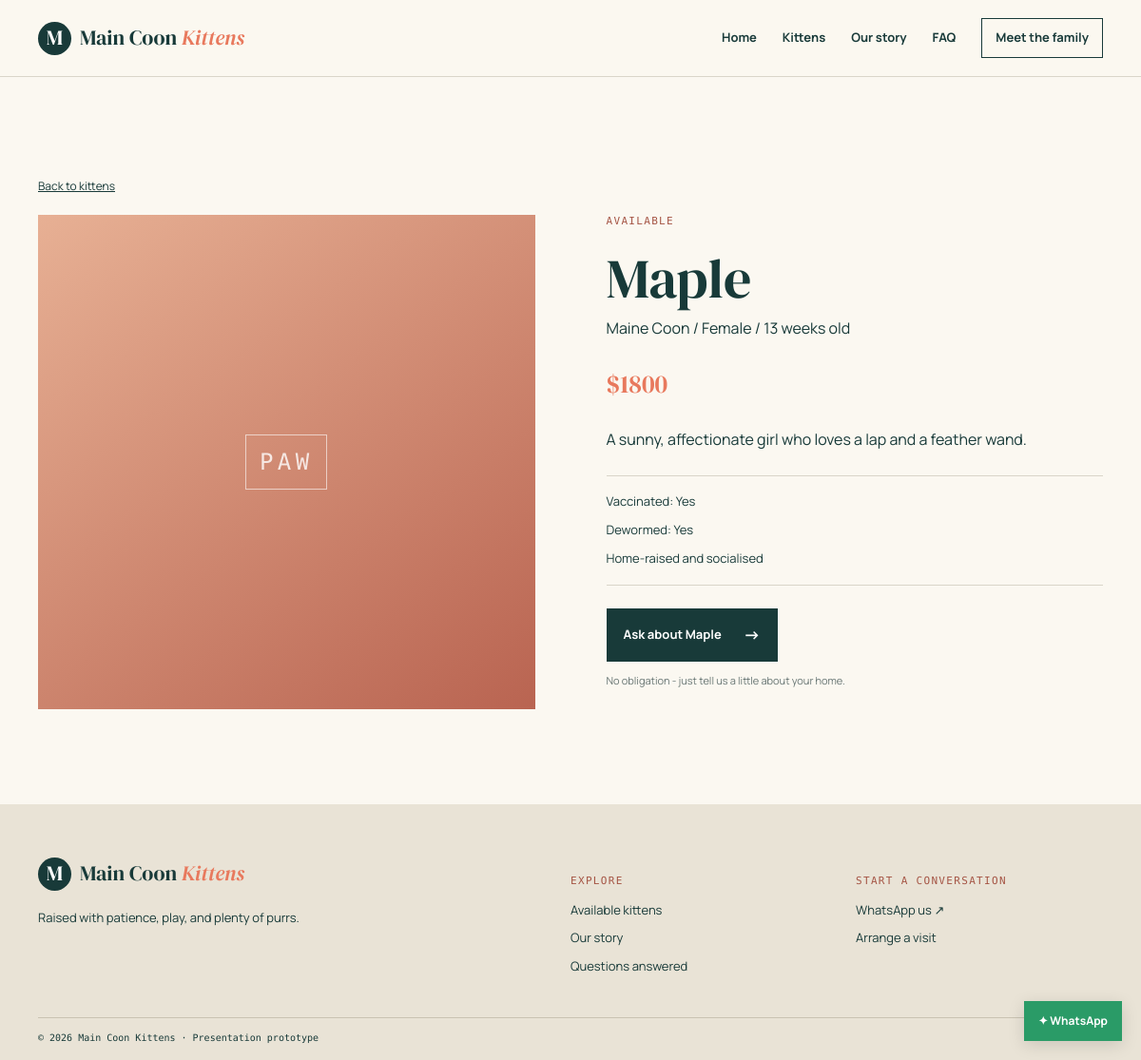
/kittens/maple/, run on the app's committed database.
### kittens/models.py (models this page shows, shortened)
class Kitten(models.Model):
    GENDER_CHOICES = [("M", "Male"), ("F", "Female")]
    STATUS_CHOICES = [("available", "Available"), ("reserved", "Reserved"), ("sold", "Placed")]
    name = models.CharField(max_length=100)
    breed = models.ForeignKey(Breed, null=True, blank=True, on_delete=models.SET_NULL)
    gender = models.CharField(max_length=1, choices=GENDER_CHOICES)
    age_weeks = models.PositiveIntegerField()
    price = models.DecimalField(max_digits=9, decimal_places=2)
    status = models.CharField(max_length=10, choices=STATUS_CHOICES, default="available")
    description = models.TextField(blank=True)
    vaccinated = models.BooleanField(default=False)
    dewormed = models.BooleanField(default=False)
    slug = models.SlugField(unique=True)
    is_featured = models.BooleanField(default=False)
    created_at = models.DateTimeField(auto_now_add=True)
    class Meta: ordering = ["-created_at"]
    def whatsapp_link(self, phone_number):
        message = f"Hello! I would like to know more about {self.name}. Is this kitten still available?"
        return f"https://wa.me/{phone_number}?text={urllib.parse.quote(message)}"

class Breed(models.Model):
    name = models.CharField(max_length=100, unique=True)
    def __str__(self): return self.name

### kittens/views.py (the view)
# urls.py: urlpatterns = [path("", KittenListView.as_view(), name="kitten_list"), path("<slug:slug>/", KittenDetailView.as_view(), name="kitten_detail")]
class KittenDetailView(DetailView):
    model = Kitten
    template_name = "kittens/detail.html"
    context_object_name = "kitten"

### config/context_processors.py (called while the page is built)
def site_settings(request):
    return {"WHATSAPP_NUMBER": settings.WHATSAPP_NUMBER, "SITE_NAME": settings.SITE_NAME}

### kittens/templatetags/kitten_tags.py (called while the page is built)
@register.filter
def whatsapp_link(kitten, phone_number):
    return kitten.whatsapp_link(phone_number)

### kittens/templates/kittens/detail.html
{% extends 'base.html' %}{% load kitten_tags %}{% block title %}{{ kitten.name }} | {{ SITE_NAME }}{% endblock %}{% block content %}
<section class="detail container"><a class="back" href="{% url 'kitten_list' %}">Back to kittens</a><div class="detail-grid"><div class="detail-visual photo-{{ kitten.gender|lower }}">{% if kitten.photos.first %}<img src="{{ kitten.photos.first.image.url }}" alt="{{ kitten.name }}">{% else %}<span class="cat-silhouette">PAW</span>{% endif %}</div><div class="detail-copy"><p class="eyebrow">{{ kitten.get_status_display }}</p><h1>{{ kitten.name }}</h1><p class="detail-subtitle">{{ kitten.breed|default:'Maine Coon' }} / {{ kitten.get_gender_display }} / {{ kitten.age_weeks }} weeks old</p><p class="detail-price">${{ kitten.price|floatformat:0 }}</p><p>{{ kitten.description|default:'A bright, affectionate little character who is growing up surrounded by everyday home life.' }}</p><div class="care-list"><span>Vaccinated: {{ kitten.vaccinated|yesno:'Yes,Not yet' }}</span><span>Dewormed: {{ kitten.dewormed|yesno:'Yes,Not yet' }}</span><span>Home-raised and socialised</span></div><a class="button" href="{{ kitten|whatsapp_link:WHATSAPP_NUMBER }}" target="_blank" rel="noopener">Ask about {{ kitten.name }} <span>-></span></a><p class="fine-print">No obligation - just tell us a little about your home.</p></div></div></section>{% endblock %}

### static/css/style.css (style rules this page uses)
:root { --ink:#183a39;--paper:#fbf8f1;--cream:#f2ecdf;--coral:#e8795d;--sage:#a9c7aa;--line:#d9d5c9;--serif:'DM Serif Display',Georgia,serif;--sans:Manrope,Arial,sans-serif }
* { box-sizing:border-box }
body { margin:0;background:var(--paper);color:var(--ink);font-family:var(--sans);font-size:16px;line-height:1.65 }
.container { width:min(1120px,calc(100% - 48px));margin:auto }
a { color:inherit;text-decoration:none }
.eyebrow { font:11px 'DM Mono',monospace;letter-spacing:.12em;text-transform:uppercase;color:#a55545;margin:0 0 14px }
.button { display:inline-flex;gap:23px;align-items:center;background:var(--ink);color:#fff;padding:13px 18px;font-size:13px;font-weight:700 }
.button span { font-size:18px }
.intro,.catalogue,.detail,.story,.faq,.contact { padding:100px 0 }
.kitten-photo,.detail-visual { height:295px;position:relative;display:grid;place-items:center;overflow:hidden }
.photo-f { background:linear-gradient(145deg,#e7b094,#b96451) }
.cat-silhouette { font:24px 'DM Mono',monospace;letter-spacing:.18em;color:rgba(255,255,255,.8);border:1px solid rgba(255,255,255,.6);padding:14px }
.detail-grid,.story,.contact { display:grid;grid-template-columns:1fr 1fr;gap:75px }
.back { font-size:12px;text-decoration:underline;display:inline-block;margin-bottom:20px }
.detail-visual { height:520px }
.detail-copy h1 { font:58px var(--serif);margin:0 }
.detail-subtitle { margin-top:0 }
.detail-price { font:27px var(--serif);color:var(--coral) }
.care-list,.contact-points { display:grid;gap:9px;border-top:1px solid var(--line);border-bottom:1px solid var(--line);padding:16px 0;margin:24px 0;font-size:13px }
.fine-print { font-size:11px;color:#687674 }

### data on the page
Kitten: status "AVAILABLE", name "Maple", breed "Maine Coon", gender "Female", age_weeks "13", price "1800", description "A sunny, affectionate girl who loves a lap and a feather wand.", vaccinated "Yes", dewormed "Yes"

### other printed values
{{ SITE_NAME }} "Main Coon Kittens"
